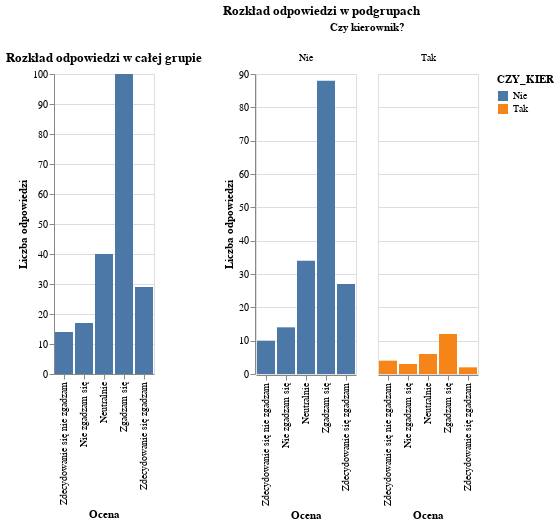

Notebook source saved alongside this figure:
### Code cell
df1 = df[['PYT_1', 'CZY_KIER']]

labels = {
    -2: "Zdecydowanie się nie zgadzam",
    -1: "Nie zgadzam się",
    0: "Neutralnie",
    1: "Zgadzam się",
    2: "Zdecydowanie się zgadzam"
}
df1['PYT_1_label'] = df1['PYT_1'].map(labels)

# Tworzenie wykresu dla całej grupy
overall_chart = (
    alt.Chart(df1)
    .mark_bar()
    .encode(
        x=alt.X('PYT_1_label:O', title='Ocena', sort=list(labels.values())),
        y=alt.Y('count()', title='Liczba odpowiedzi'),
        tooltip=['count()']
    )
    .properties(title='Rozkład odpowiedzi w całej grupie')
)

# Tworzenie wykresu podzielonego na kierowników i niekierowników
subgroup_chart = (
    alt.Chart(df1)
    .mark_bar()
    .encode(
        x=alt.X('PYT_1_label:O', title='Ocena', sort=list(labels.values())),
        y=alt.Y('count()', title='Liczba odpowiedzi'),
        color='CZY_KIER:N',
        column=alt.Column('CZY_KIER:N', title='Czy kierownik?'),
        tooltip=['count()']
    )
    .properties(title='Rozkład odpowiedzi w podgrupach')
)

# Wyświetlenie wykresów
alt.hconcat(overall_chart, subgroup_chart)

### Figure 1 — Vega-Lite specification as saved in the notebook (floating-point values rounded to 4 significant figures; data arrays with more than 128 entries replaced by an {"elided": "..."} marker saying what was removed)
{"config": {"view": {"continuousWidth": 300, "continuousHeight": 300}}, "hconcat": [{"mark": {"type": "bar"}, "encoding": {"tooltip": [{"aggregate": "count", "type": "quantitative"}], "x": {"field": "PYT_1_label", "sort": ["Zdecydowanie się nie zgadzam", "Nie zgadzam się", "Neutralnie", "Zgadzam się", "Zdecydowanie się zgadzam"], "title": "Ocena", "type": "ordinal"}, "y": {"aggregate": "count", "title": "Liczba odpowiedzi", "type": "quantitative"}}, "title": "Rozkład odpowiedzi w całej grupie"}, {"mark": {"type": "bar"}, "encoding": {"color": {"field": "CZY_KIER", "type": "nominal"}, "column": {"field": "CZY_KIER", "title": "Czy kierownik?", "type": "nominal"}, "tooltip": [{"aggregate": "count", "type": "quantitative"}], "x": {"field": "PYT_1_label", "sort": ["Zdecydowanie się nie zgadzam", "Nie zgadzam się", "Neutralnie", "Zgadzam się", "Zdecydowanie się zgadzam"], "title": "Ocena", "type": "ordinal"}, "y": {"aggregate": "count", "title": "Liczba odpowiedzi", "type": "quantitative"}}, "title": "Rozkład odpowiedzi w podgrupach"}], "data": {"name": "data-0cd4418646f43e3300bd231f56f275b4"}, "$schema": "https://vega.github.io/schema/vega-lite/v5.20.1.json", "datasets": {"data-0cd4418646f43e3300bd231f56f275b4": {"elided": "200 records"}}}
